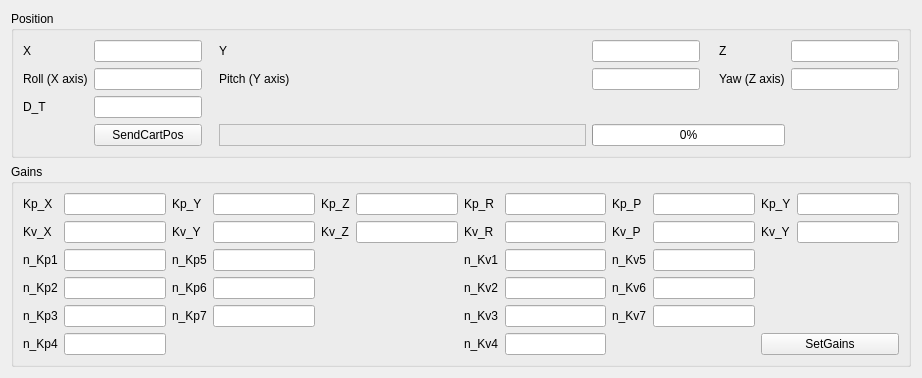
          <widget class="QWidget" name="CartesianSpaceControlTab">
           <attribute name="title">
            <string>Cartesian Space Control</string>
           </attribute>
           <layout class="QVBoxLayout" name="verticalLayout_3">
            <item>
             <widget class="QGroupBox" name="CartesianSpacePosGroupBox">
              <property name="minimumSize">
               <size>
                <width>570</width>
                <height>0</height>
               </size>
              </property>
              <property name="title">
               <string>Position</string>
              </property>
              <layout class="QGridLayout" name="gridLayout_7">
               <item row="0" column="0">
                <widget class="QLabel" name="CartPosXLabel">
                 <property name="text">
                  <string>X</string>
                 </property>
                </widget>
               </item>
               <item row="0" column="1">
                <widget class="QLineEdit" name="CartPosXText"/>
               </item>
               <item row="0" column="2">
                <spacer name="horizontalSpacer_5">
                 <property name="orientation">
                  <enum>Qt::Horizontal</enum>
                 </property>
                 <property name="sizeHint" stdset="0">
                  <size>
                   <width>11</width>
                   <height>20</height>
                  </size>
                 </property>
                </spacer>
               </item>
               <item row="0" column="3">
                <widget class="QLabel" name="CartPosYLabel">
                 <property name="text">
                  <string>Y</string>
                 </property>
                </widget>
               </item>
               <item row="0" column="4">
                <widget class="QLineEdit" name="CartPosYText"/>
               </item>
               <item row="0" column="5">
                <spacer name="horizontalSpacer_7">
                 <property name="orientation">
                  <enum>Qt::Horizontal</enum>
                 </property>
                 <property name="sizeHint" stdset="0">
                  <size>
                   <width>7</width>
                   <height>20</height>
                  </size>
                 </property>
                </spacer>
               </item>
               <item row="0" column="6">
                <widget class="QLabel" name="CartPosZLabel">
                 <property name="text">
                  <string>Z</string>
                 </property>
                </widget>
               </item>
               <item row="0" column="7">
                <widget class="QLineEdit" name="CartPosZText"/>
               </item>
               <item row="1" column="0">
                <widget class="QLabel" name="CartPosRollLabel">
                 <property name="text">
                  <string>Roll (X axis)</string>
                 </property>
                </widget>
               </item>
               <item row="1" column="1">
                <widget class="QLineEdit" name="CartPosRollText"/>
               </item>
               <item row="1" column="2">
                <spacer name="horizontalSpacer_6">
                 <property name="orientation">
                  <enum>Qt::Horizontal</enum>
                 </property>
                 <property name="sizeHint" stdset="0">
                  <size>
                   <width>11</width>
                   <height>20</height>
                  </size>
                 </property>
                </spacer>
               </item>
               <item row="1" column="3">
                <widget class="QLabel" name="CartPosPitchLabel">
                 <property name="text">
                  <string>Pitch (Y axis)</string>
                 </property>
                </widget>
               </item>
               <item row="1" column="4">
                <widget class="QLineEdit" name="CartPosPitchText"/>
               </item>
               <item row="1" column="5">
                <spacer name="horizontalSpacer_8">
                 <property name="orientation">
                  <enum>Qt::Horizontal</enum>
                 </property>
                 <property name="sizeHint" stdset="0">
                  <size>
                   <width>7</width>
                   <height>20</height>
                  </size>
                 </property>
                </spacer>
               </item>
               <item row="1" column="6">
                <widget class="QLabel" name="CartPosYawLabel">
                 <property name="text">
                  <string>Yaw (Z axis)</string>
                 </property>
                </widget>
               </item>
               <item row="1" column="7">
                <widget class="QLineEdit" name="CartPosYawText"/>
               </item>
               <item row="2" column="0">
                <widget class="QLabel" name="CartPosDurationLabel">
                 <property name="text">
                  <string>D_T</string>
                 </property>
                </widget>
               </item>
               <item row="2" column="1">
                <widget class="QLineEdit" name="CartPosDurationText"/>
               </item>
               <item row="3" column="1">
                <widget class="QPushButton" name="button_SendCartPos">
                 <property name="text">
                  <string>SendCartPos</string>
                 </property>
                </widget>
               </item>
               <item row="3" column="3">
                <widget class="QLabel" name="CartPosSentLabel">
                 <property name="sizePolicy">
                  <sizepolicy hsizetype="Preferred" vsizetype="Preferred">
                   <horstretch>20</horstretch>
                   <verstretch>0</verstretch>
                  </sizepolicy>
                 </property>
                 <property name="minimumSize">
                  <size>
                   <width>70</width>
                   <height>0</height>
                  </size>
                 </property>
                 <property name="frameShape">
                  <enum>QFrame::StyledPanel</enum>
                 </property>
                 <property name="text">
                  <string/>
                 </property>
                </widget>
               </item>
               <item row="3" column="4" colspan="3">
                <widget class="QProgressBar" name="progressBar_CartPos">
                 <property name="value">
                  <number>0</number>
                 </property>
                </widget>
               </item>
              </layout>
             </widget>
            </item>
            <item>
             <widget class="QGroupBox" name="CartesianSpaceGainGroupBox">
              <property name="sizePolicy">
               <sizepolicy hsizetype="Expanding" vsizetype="Preferred">
                <horstretch>0</horstretch>
                <verstretch>0</verstretch>
               </sizepolicy>
              </property>
              <property name="minimumSize">
               <size>
                <width>570</width>
                <height>0</height>
               </size>
              </property>
              <property name="maximumSize">
               <size>
                <width>900</width>
                <height>16777215</height>
               </size>
              </property>
              <property name="title">
               <string>Gains</string>
              </property>
              <layout class="QGridLayout" name="gridLayout_8">
               <item row="1" column="0">
                <widget class="QLabel" name="CartPosXGainLabel_Kv">
                 <property name="text">
                  <string>Kv_X</string>
                 </property>
                </widget>
               </item>
               <item row="1" column="1">
                <widget class="QLineEdit" name="CartPosXGainText_Kv"/>
               </item>
               <item row="1" column="2">
                <widget class="QLabel" name="CartPosYGainLabel_Kv">
                 <property name="text">
                  <string>Kv_Y</string>
                 </property>
                </widget>
               </item>
               <item row="0" column="2">
                <widget class="QLabel" name="CartPosYGainLabel_Kp">
                 <property name="text">
                  <string>Kp_Y</string>
                 </property>
                </widget>
               </item>
               <item row="0" column="0">
                <widget class="QLabel" name="CartPosXGainLabel_Kp">
                 <property name="text">
                  <string>Kp_X</string>
                 </property>
                </widget>
               </item>
               <item row="0" column="1">
                <widget class="QLineEdit" name="CartPosXGainText_Kp"/>
               </item>
               <item row="3" column="9">
                <widget class="QLineEdit" name="JointGainText_nullKv_6"/>
               </item>
               <item row="4" column="0">
                <widget class="QLabel" name="JointGainLabel_nullKp_3">
                 <property name="text">
                  <string>n_Kp3</string>
                 </property>
                </widget>
               </item>
               <item row="4" column="2">
                <widget class="QLabel" name="JointGainLabel_nullKp_7">
                 <property name="text">
                  <string>n_Kp7</string>
                 </property>
                </widget>
               </item>
               <item row="4" column="3">
                <widget class="QLineEdit" name="JointGainText_nullKp_7"/>
               </item>
               <item row="4" column="6">
                <widget class="QLabel" name="JointGainLabel_nullKv_3">
                 <property name="text">
                  <string>n_Kv3</string>
                 </property>
                </widget>
               </item>
               <item row="0" column="4">
                <widget class="QLabel" name="CartPosZGainLabel_Kp">
                 <property name="text">
                  <string>Kp_Z</string>
                 </property>
                </widget>
               </item>
               <item row="1" column="6">
                <widget class="QLabel" name="CartPosRollGainLabel_Kv">
                 <property name="text">
                  <string>Kv_R</string>
                 </property>
                </widget>
               </item>
               <item row="1" column="7">
                <widget class="QLineEdit" name="CartPosRollGainText_Kv"/>
               </item>
               <item row="1" column="8">
                <widget class="QLabel" name="CartPosPitchGainLabel_Kv">
                 <property name="text">
                  <string>Kv_P</string>
                 </property>
                </widget>
               </item>
               <item row="1" column="9">
                <widget class="QLineEdit" name="CartPosPitchGainText_Kv"/>
               </item>
               <item row="1" column="10">
                <widget class="QLabel" name="CartPosYawGainLabel_Kv">
                 <property name="text">
                  <string>Kv_Y</string>
                 </property>
                </widget>
               </item>
               <item row="2" column="9">
                <widget class="QLineEdit" name="JointGainText_nullKv_5"/>
               </item>
               <item row="1" column="4">
                <widget class="QLabel" name="CartPosZGainLabel_Kv">
                 <property name="text">
                  <string>Kv_Z</string>
                 </property>
                </widget>
               </item>
               <item row="1" column="5">
                <widget class="QLineEdit" name="CartPosZGainText_Kv"/>
               </item>
               <item row="1" column="3">
                <widget class="QLineEdit" name="CartPosYGainText_Kv"/>
               </item>
               <item row="0" column="7">
                <widget class="QLineEdit" name="CartPosRollGainText_Kp"/>
               </item>
               <item row="0" column="8">
                <widget class="QLabel" name="CartPosPitchGainLabel_Kp">
                 <property name="text">
                  <string>Kp_P</string>
                 </property>
                </widget>
               </item>
               <item row="2" column="2">
                <widget class="QLabel" name="JointGainLabel_nullKp_5">
                 <property name="text">
                  <string>n_Kp5</string>
                 </property>
                </widget>
               </item>
               <item row="2" column="3">
                <widget class="QLineEdit" name="JointGainText_nullKp_5"/>
               </item>
               <item row="2" column="6">
                <widget class="QLabel" name="JointGainLabel_nullKv_1">
                 <property name="text">
                  <string>n_Kv1</string>
                 </property>
                </widget>
               </item>
               <item row="2" column="7">
                <widget class="QLineEdit" name="JointGainText_nullKv_1"/>
               </item>
               <item row="2" column="8">
                <widget class="QLabel" name="JointGainLabel_nullKv_5">
                 <property name="text">
                  <string>n_Kv5</string>
                 </property>
                </widget>
               </item>
               <item row="3" column="0">
                <widget class="QLabel" name="JointGainLabel_nullKp_2">
                 <property name="text">
                  <string>n_Kp2</string>
                 </property>
                </widget>
               </item>
               <item row="3" column="1">
                <widget class="QLineEdit" name="JointGainText_nullKp_2"/>
               </item>
               <item row="0" column="3">
                <widget class="QLineEdit" name="CartPosYGainText_Kp"/>
               </item>
               <item row="4" column="7">
                <widget class="QLineEdit" name="JointGainText_nullKv_3"/>
               </item>
               <item row="4" column="8">
                <widget class="QLabel" name="JointGainLabel_nullKv_7">
                 <property name="text">
                  <string>n_Kv7</string>
                 </property>
                </widget>
               </item>
               <item row="4" column="9">
                <widget class="QLineEdit" name="JointGainText_nullKv_7"/>
               </item>
               <item row="5" column="0">
                <widget class="QLabel" name="JointGainLabel_nullKp_4">
                 <property name="text">
                  <string>n_Kp4</string>
                 </property>
                </widget>
               </item>
               <item row="5" column="1">
                <widget class="QLineEdit" name="JointGainText_nullKp_4"/>
               </item>
               <item row="5" column="6">
                <widget class="QLabel" name="JointGainLabel_nullKv_4">
                 <property name="text">
                  <string>n_Kv4</string>
                 </property>
                </widget>
               </item>
               <item row="5" column="7">
                <widget class="QLineEdit" name="JointGainText_nullKv_4"/>
               </item>
               <item row="5" column="10" colspan="2">
                <widget class="QPushButton" name="button_SetGainsCart">
                 <property name="text">
                  <string>SetGains</string>
                 </property>
                </widget>
               </item>
               <item row="0" column="10">
                <widget class="QLabel" name="CartPosYawGainLabel_Kp">
                 <property name="text">
                  <string>Kp_Y</string>
                 </property>
                </widget>
               </item>
               <item row="0" column="11">
                <widget class="QLineEdit" name="CartPosYawGainText_Kp"/>
               </item>
               <item row="3" column="2">
                <widget class="QLabel" name="JointGainLabel_nullKp_6">
                 <property name="text">
                  <string>n_Kp6</string>
                 </property>
                </widget>
               </item>
               <item row="3" column="3">
                <widget class="QLineEdit" name="JointGainText_nullKp_6"/>
               </item>
               <item row="3" column="6">
                <widget class="QLabel" name="JointGainLabel_nullKv_2">
                 <property name="text">
                  <string>n_Kv2</string>
                 </property>
                </widget>
               </item>
               <item row="3" column="7">
                <widget class="QLineEdit" name="JointGainText_nullKv_2"/>
               </item>
               <item row="3" column="8">
                <widget class="QLabel" name="JointGainLabel_nullKv_6">
                 <property name="text">
                  <string>n_Kv6</string>
                 </property>
                </widget>
               </item>
               <item row="0" column="5">
                <widget class="QLineEdit" name="CartPosZGainText_Kp"/>
               </item>
               <item row="0" column="6">
                <widget class="QLabel" name="CartPosRollGainLabel_Kp">
                 <property name="text">
                  <string>Kp_R</string>
                 </property>
                </widget>
               </item>
               <item row="1" column="11">
                <widget class="QLineEdit" name="CartPosYawGainText_Kv"/>
               </item>
               <item row="2" column="0">
                <widget class="QLabel" name="JointGainLabel_nullKp_1">
                 <property name="text">
                  <string>n_Kp1</string>
                 </property>
                </widget>
               </item>
               <item row="4" column="1">
                <widget class="QLineEdit" name="JointGainText_nullKp_3"/>
               </item>
               <item row="2" column="1">
                <widget class="QLineEdit" name="JointGainText_nullKp_1"/>
               </item>
               <item row="0" column="9">
                <widget class="QLineEdit" name="CartPosPitchGainText_Kp"/>
               </item>
              </layout>
             </widget>
            </item>
           </layout>
          </widget>
